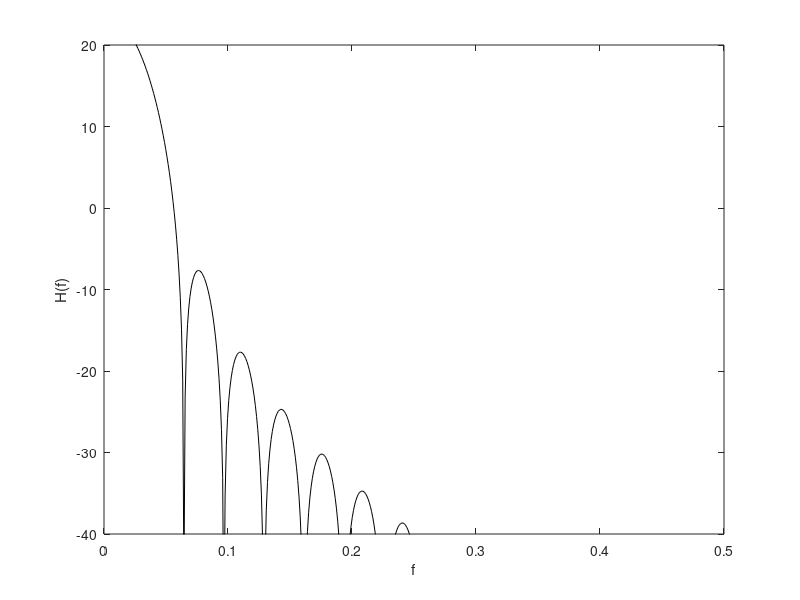

Write MATLAB code to recreate this figure.
% % Spectral window % %
f = linspace(0,1/2,513);
t = linspace(1,32,32);
h = hann(32);
H = 10*log10(abs(sum(transpose(h).*exp(-j*2*pi*transpose(f).*t),2)).^2);
figure()
plot(f,H,'k')
xlim([0,1/2])
ylim([-40,20])
xlabel('f')
ylabel('H(f)')
